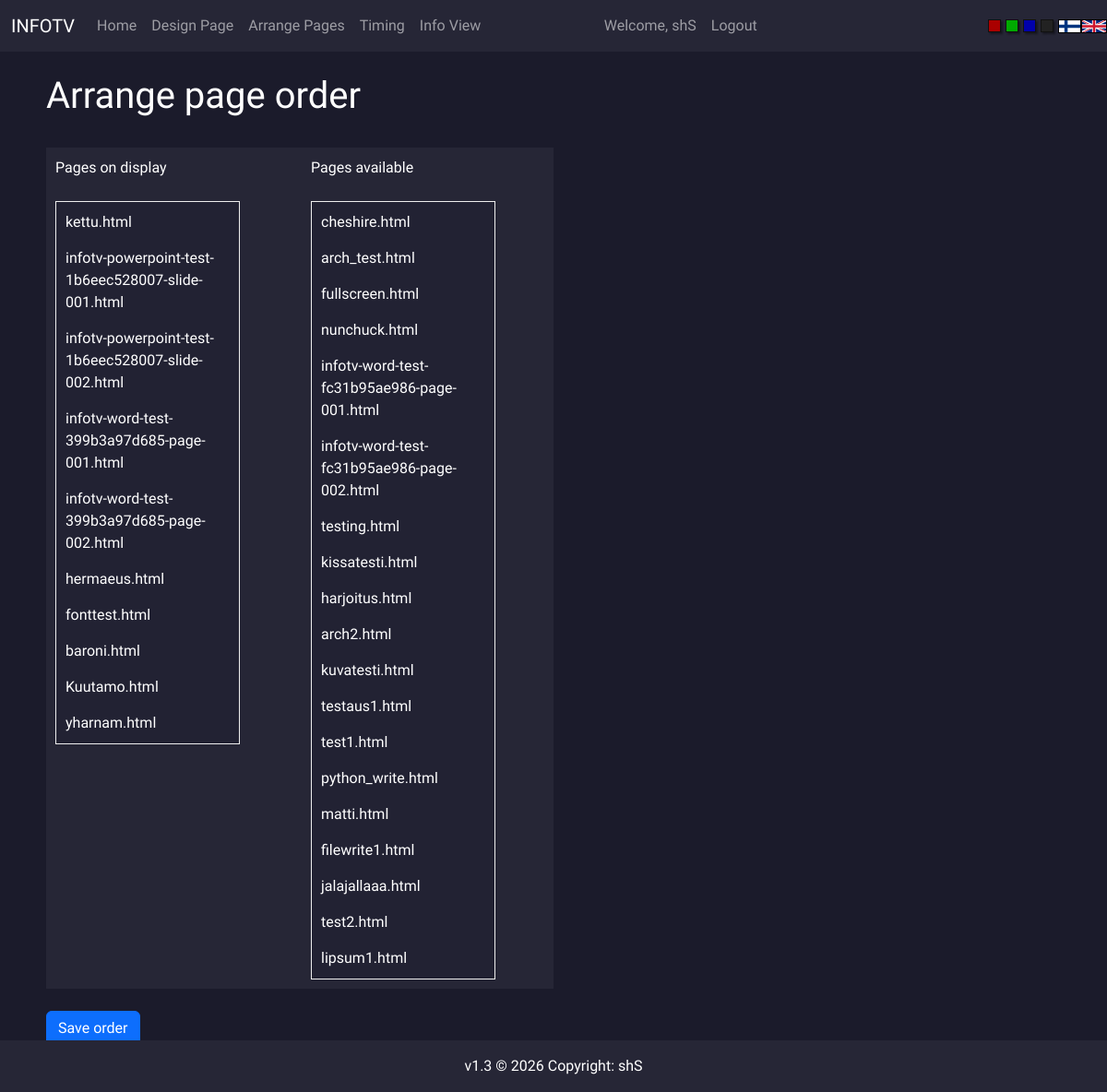
Screenshot of /arrange (signed in) with the database file from the repository.
### FlaskTV/models.py (models this page shows, shortened)
class User(db.Model, UserMixin):
    id = db.Column(db.Integer(), primary_key=True)
    username = db.Column(db.String(length=30), nullable=False, unique=True)
    email_address = db.Column(db.String(length=50), nullable=False, unique=True)
    password_hash = db.Column(db.String(length=60), nullable=False)
    modified_pages = db.relationship('Page', backref='owned_user', lazy=True)
    @property
    def password(self):
        return self.password

class Page(db.Model):
    id = db.Column(db.Integer(), primary_key=True)
    name = db.Column(db.String(length=255), nullable=False)
    file = db.Column(db.String(length=255), nullable=False)
    time = db.Column(db.Integer(), nullable=False)
    owner = db.Column(db.Integer(), db.ForeignKey('user.id'), nullable=False)
    enabled = db.Column(db.Boolean(), nullable=False)

### FlaskTV/routes.py (the view, shortened to what this page needs)
@app.route('/arrange', methods=['GET', 'POST'])
@login_required
def arrange_page():
    do_pages_exist()
    get_lang_prefix()
    arrangeform = langs.FORMS[langs.PREFIX]['arrangeform']()
    pages = Page.query.all()
    enabled = Page.query.filter_by(enabled=1).all()
    disabled = Page.query.filter_by(enabled=0).all()
    right_pane = []
    path = 'FlaskTV/templates/info_pages'
    files = os.listdir(path)
    for page in pages:
        if page.file in files:
            files.remove(page.file)
    for i in range(0, len(disabled)):
        right_pane.append(disabled[i].file)
    right_pane.extend(files)
    return render_template(f'{langs.PREFIX}/arrange.html', pages=enabled, files=right_pane, arrangeform=arrangeform)

### FlaskTV/models.py (called while the page is built)
@login_manager.user_loader
def load_user(user_id):
    return User.query.get(int(user_id))

### FlaskTV/routes.py (called while the page is built, shortened)
def do_pages_exist():
    pages = Page.query.all()
    path = os.path.join(os.getcwd(), 'FlaskTV', 'templates', 'info_pages')
    files = os.listdir(path)
    modified = False
    for page in pages:
        if page.file not in files:
            pages.remove(page)
            modified = True
    return True

def get_lang_prefix():
    lang_prefix = 'en'
    if request.cookies.get('lang') == 'fi':
        lang_prefix = 'fi'
    langs.PREFIX = lang_prefix
    return lang_prefix

### FlaskTV/templates/en/arrange.html (shortened to what this page needs)
{% extends 'base.html' %}
{% block content %}
<h1>Arrange page order</h1>
<br />
<form method="POST">
<div class="container s-accent w-50" style="margin:0px; padding:10px;">
    <div class="row">
        <div class="col">
            Pages on display
        </div>
        <div class="col">
            Pages available
        </div>
    </div>
    <br />
    <div class="row">
        <div class="col">
            <ul id="sortable1" class="connectedSortable s-lighten">
            {% for page in pages %}
                <li id="{{ page.file }}">{{ page.file }}</li>
            {% endfor %}
            </ul>
        </div>
        <div class="col">
            <ul id="sortable2" class="connectedSortable s-lighten">
            {% for index in range(files | length) %}
                <li id="{{ files[index] }}">{{ files[index] }}</li>
            {% endfor %}
            </ul>
        </div>
    </div>
</div>
<br />
<button type="button" class="btn btn-primary" id="go" data-bs-toggle="modal" data-bs-target="#Modal-ArrangeConfirm-2">Save order</button>
</form>
{% endblock %}

### FlaskTV/templates/en/nav.html (shortened to what this page needs)
{% if request.cookies.get("theme") == "white" %}
<nav class="navbar navbar-expand-md navbar-light s-accent">
{% else %}
<nav class="navbar navbar-expand-md navbar-dark s-accent">
{% endif %}
      <div class="container-fluid">
      <a class="navbar-brand" href="#">INFOTV</a>
      <div class="navbar-collapse multi-collapse collapse w-100" id="navbarNav">
        <ul class="navbar-nav mr-auto">
            <li class="nav-item active">
                <a class="nav-link" href="{{ url_for('home_page') }}">Home</a>
            </li>
            <li class="nav-item">
                <a class="nav-link" href="{{ url_for('design_page') }}">Design Page</a>
            </li>
            <li class="nav-item">
                <a class="nav-link" href="{{ url_for('arrange_page') }}">Arrange Pages</a>
            </li>
            <li class="nav-item">
                <a class="nav-link" href="{{ url_for('timing_page') }}">Timing</a>
            </li>
            <li class="nav-item">
                <a class="nav-link" href="{{ url_for('view_page') }}">Info View</a>
            </li>
        </ul>
        </div>
        {% if current_user.is_authenticated %}
        <div class="w-75 navbar-collapse multi-collapse collapse" id="navbarCred">
        <ul class="navbar-nav ml-auto">
            <li class="nav-item">
                <a class="nav-link" href="{{ url_for('profile_page') }}">Welcome, {{ current_user.username }}</a>
            </li>
            <li class="nav-item">
                <a class="nav-link" href="{{ url_for('logout_page') }}">Logout</a>
            </li>
        </ul>
      </div>
        {% endif %}
    </div>
    <div class="s-row">
        <a href="/set/red"><div class="s-square s-red"></div></a>
        <a href="/set/green"><div class="s-square s-green"></div></a>
        <a href="/set/blue"><div class="s-square s-blue"></div></a>
        <a href="/set/black"><div class="s-square s-black"></div></a>
        <a href="/lang/fi">
        <div class="f-fin-box">
            <div class="f-fin"></div>
        </div></a>
        <a href="/lang/en">
        <div class="f-en-box">
            <div class="f-en"></div>
        </div></a>
    </div>
    </nav>

### FlaskTV/static/base.css (style rules this page uses)
body { font-family: 'Raleway', sans-serif; font-size: 1.0em; }
.s-row { display: flex; justify-items: flex-start; }
.s-square { height: 14px; width: 14px; border: 1px solid #111; box-shadow: 2px 2px 2px 0px rgba(0, 0, 0, 0.4); margin-right: 5px; }
.s-red { background-color: #a00; }
.s-green { background-color: #0a0; }
.s-blue { background-color: #00a; }
.s-black { background-color: #222; }
.f-fin { width: 100%; height: 100%; background-size: contain; }
.f-en { width: 100%; height: 100%; background-size: contain; }
.f-fin-box { width: 25px; height:15px; border: 1px solid #000; }
.f-en-box { width: 28px; height:15px; border: 1px solid #000; }
#sortable1, #sortable2 { border: 1px solid #eee; width: 200px; min-height: 20px; list-style-type: none; margin: 0; padding: 5px 0 0 0; float: left; margin-right: 10px; cursor: grab !important; }
#sortable1 li, #sortable2 li { margin: 0 5px 5px 5px; padding: 5px; width: 200px; }

### FlaskTV/static/blue.css (style rules this page uses)
body { background-color: #1b1b2b; color: #fff; position: relative; }
.s-accent { color: #fff; background-color: #262636; }
.s-lighten { color: #fff; background-color: #222233; }

### rows the page displays
User: username "shS"
Page: file "kettu.html"
Page: file "infotv-powerpoint-test-1b6eec528007-slide-001.html"
Page: file "infotv-powerpoint-test-1b6eec528007-slide-002.html"
Page: file "infotv-word-test-399b3a97d685-page-001.html"
Page: file "infotv-word-test-399b3a97d685-page-002.html"
Page: file "hermaeus.html"
Page: file "fonttest.html"
Page: file "baroni.html"
Page: file "Kuutamo.html"
Page: file "yharnam.html"
Page: file "cheshire.html"
Page: file "arch_test.html"
Page: file "fullscreen.html"
Page: file "nunchuck.html"
Page: file "infotv-word-test-fc31b95ae986-page-001.html"
Page: file "infotv-word-test-fc31b95ae986-page-002.html"

### other values shown
{{ files[index] }} "testing.html" "kissatesti.html" "harjoitus.html" "arch2.html" "kuvatesti.html" "testaus1.html" "test1.html" "python_write.html" "matti.html" "filewrite1.html" "jalajallaaa.html" "test2.html" "lipsum1.html"
